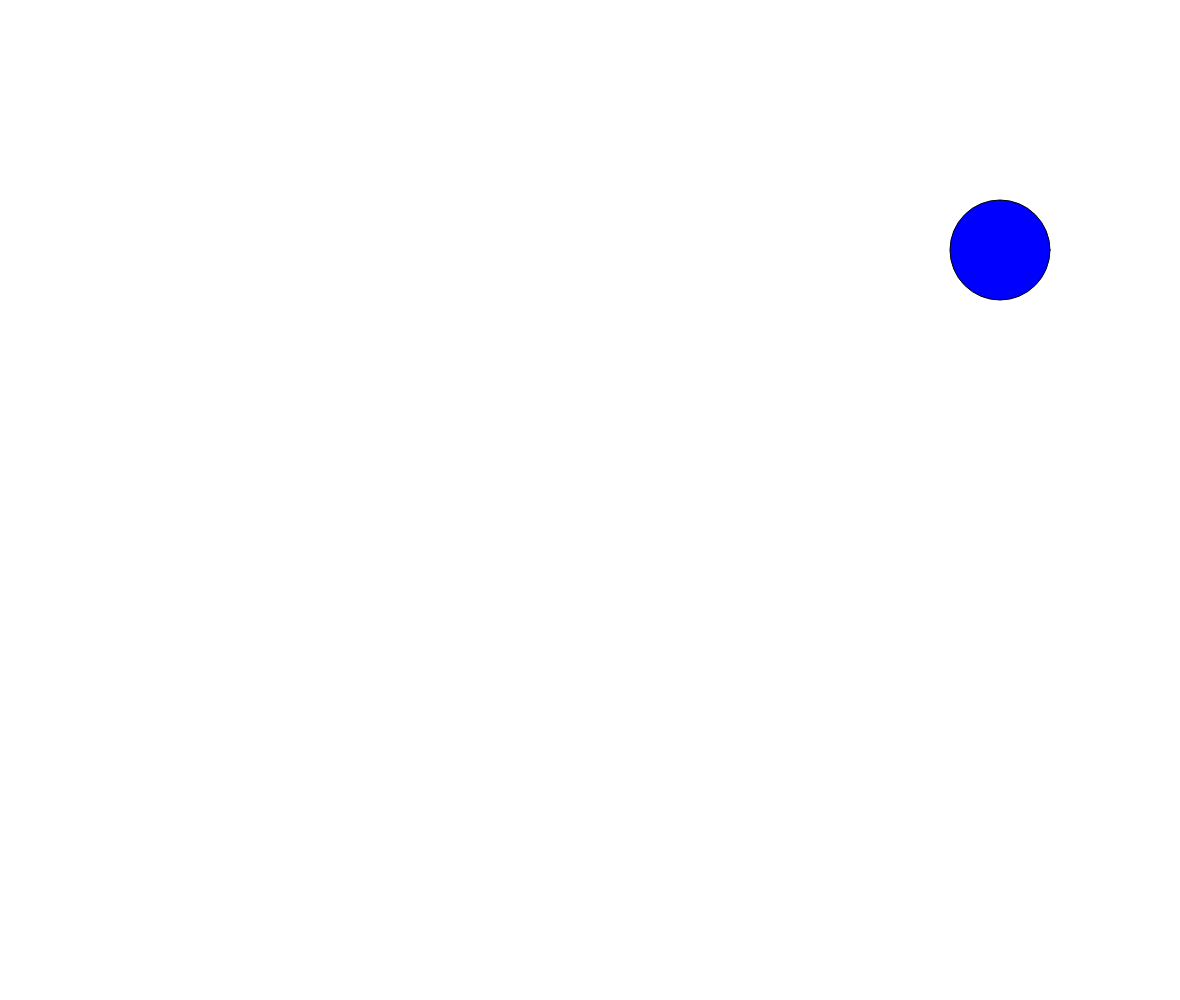
Frame 1 (no input)
Frame 60 (no input): identical to frame 1, image omitted
Frame 120 (the mouse pressed at the canvas centre since frame 60): identical to frame 1, image omitted

The p5.js sketch that drew this single still picture (run headless with seeded random() and noise() and a simulated clock; from frame 60 on, the mouse is pressed at the canvas centre):

// p5.js sketch
// ── sketch.js
// Interactive Scene
// Domenic Neufeld
// February 9th, 2018


// Global Variables
let xSpeed = 0;
let ySpeed = 0;
let x = 1000;
let y = 250;

function setup() {
  createCanvas(windowWidth - 20, windowHeight);
}

function draw() {
  background(255);

  x = x + xSpeed
  
  if (keyIsDown(RIGHT_ARROW)) {
    xSpeed = 5;
  } else if (keyIsDown(LEFT_ARROW)) {
    xSpeed = -5;
  } else {
    xSpeed = 0;
  }

  drawSphere(x, y);
}

function drawSphere(x, y) {
  fill(0, 0, 255);
  ellipse(x, y, 100, 100);
}
